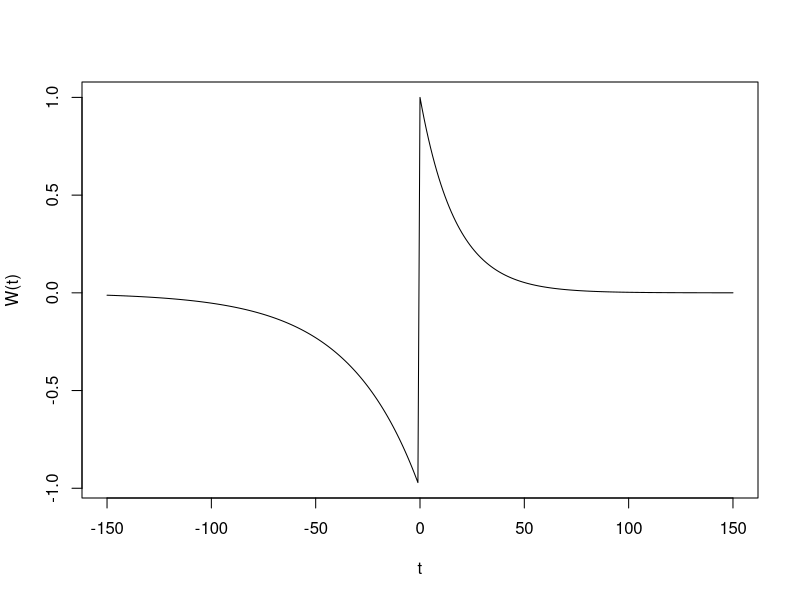

This figure's R source:
#!/usr/bin/RScript


t_neg <- 34 # ms
t_pos <- 17 # ms

W <- Vectorize(function(u) {
    if(u<0) {
        -exp(u/t_neg)
    } else {
        exp(-u/t_pos)
    }
})

t <- seq(-150,150)

plot(t,W(t), type="l")
